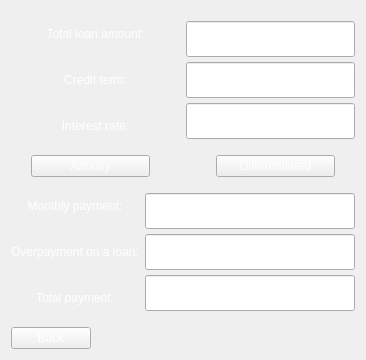
      <widget class="QWidget" name="page_credit">
       <property name="enabled">
        <bool>true</bool>
       </property>
       <layout class="QHBoxLayout" name="horizontalLayout_3">
        <item>
         <layout class="QVBoxLayout" name="verticalLayout_4" stretch="3,1,3,1">
          <item>
           <layout class="QHBoxLayout" name="horizontalLayout" stretch="1,1">
            <item>
             <layout class="QVBoxLayout" name="verticalLayout" stretch="1,1,1">
              <property name="spacing">
               <number>0</number>
              </property>
              <property name="sizeConstraint">
               <enum>QLayout::SetMaximumSize</enum>
              </property>
              <property name="leftMargin">
               <number>0</number>
              </property>
              <property name="topMargin">
               <number>0</number>
              </property>
              <property name="rightMargin">
               <number>0</number>
              </property>
              <property name="bottomMargin">
               <number>0</number>
              </property>
              <item>
               <widget class="QLabel" name="label_2">
                <property name="sizePolicy">
                 <sizepolicy hsizetype="Preferred" vsizetype="Preferred">
                  <horstretch>0</horstretch>
                  <verstretch>0</verstretch>
                 </sizepolicy>
                </property>
                <property name="styleSheet">
                 <string notr="true">font: italic 25pt &quot;Charter&quot;;

color: white;</string>
                </property>
                <property name="text">
                 <string>Total loan amount:</string>
                </property>
                <property name="alignment">
                 <set>Qt::AlignCenter</set>
                </property>
               </widget>
              </item>
              <item>
               <widget class="QLabel" name="label_3">
                <property name="sizePolicy">
                 <sizepolicy hsizetype="Preferred" vsizetype="Preferred">
                  <horstretch>0</horstretch>
                  <verstretch>0</verstretch>
                 </sizepolicy>
                </property>
                <property name="styleSheet">
                 <string notr="true">font: italic 25pt &quot;Charter&quot;;

color: white;</string>
                </property>
                <property name="text">
                 <string>Credit term:</string>
                </property>
                <property name="alignment">
                 <set>Qt::AlignCenter</set>
                </property>
               </widget>
              </item>
              <item>
               <widget class="QLabel" name="label_4">
                <property name="sizePolicy">
                 <sizepolicy hsizetype="Preferred" vsizetype="Preferred">
                  <horstretch>0</horstretch>
                  <verstretch>0</verstretch>
                 </sizepolicy>
                </property>
                <property name="styleSheet">
                 <string notr="true">font: italic 25pt &quot;Charter&quot;;

color: white;</string>
                </property>
                <property name="text">
                 <string>Interest rate:</string>
                </property>
                <property name="alignment">
                 <set>Qt::AlignCenter</set>
                </property>
               </widget>
              </item>
             </layout>
            </item>
            <item>
             <layout class="QVBoxLayout" name="verticalLayout_2" stretch="1,1,1">
              <property name="spacing">
               <number>5</number>
              </property>
              <property name="sizeConstraint">
               <enum>QLayout::SetMaximumSize</enum>
              </property>
              <property name="leftMargin">
               <number>0</number>
              </property>
              <property name="topMargin">
               <number>10</number>
              </property>
              <property name="rightMargin">
               <number>0</number>
              </property>
              <property name="bottomMargin">
               <number>10</number>
              </property>
              <item>
               <widget class="QLineEdit" name="lineEdit_totalamoutcredit">
                <property name="sizePolicy">
                 <sizepolicy hsizetype="Expanding" vsizetype="Preferred">
                  <horstretch>0</horstretch>
                  <verstretch>0</verstretch>
                 </sizepolicy>
                </property>
                <property name="styleSheet">
                 <string notr="true">font: 18pt;
color: white;</string>
                </property>
                <property name="text">
                 <string/>
                </property>
                <property name="alignment">
                 <set>Qt::AlignRight|Qt::AlignTrailing|Qt::AlignVCenter</set>
                </property>
               </widget>
              </item>
              <item>
               <widget class="QLineEdit" name="lineEdit_creditterm">
                <property name="sizePolicy">
                 <sizepolicy hsizetype="Expanding" vsizetype="Preferred">
                  <horstretch>0</horstretch>
                  <verstretch>0</verstretch>
                 </sizepolicy>
                </property>
                <property name="styleSheet">
                 <string notr="true">font: 18pt;
color: white;</string>
                </property>
                <property name="text">
                 <string/>
                </property>
                <property name="alignment">
                 <set>Qt::AlignRight|Qt::AlignTrailing|Qt::AlignVCenter</set>
                </property>
               </widget>
              </item>
              <item>
               <widget class="QLineEdit" name="lineEdit_intratecredit">
                <property name="sizePolicy">
                 <sizepolicy hsizetype="Expanding" vsizetype="Preferred">
                  <horstretch>0</horstretch>
                  <verstretch>0</verstretch>
                 </sizepolicy>
                </property>
                <property name="styleSheet">
                 <string notr="true">font: 18pt;
color: white;</string>
                </property>
                <property name="text">
                 <string/>
                </property>
                <property name="alignment">
                 <set>Qt::AlignRight|Qt::AlignTrailing|Qt::AlignVCenter</set>
                </property>
               </widget>
              </item>
             </layout>
            </item>
           </layout>
          </item>
          <item>
           <layout class="QHBoxLayout" name="horizontalLayout_5" stretch="2,1,2">
            <property name="leftMargin">
             <number>20</number>
            </property>
            <property name="rightMargin">
             <number>20</number>
            </property>
            <item>
             <widget class="QPushButton" name="pushButton_annuit">
              <property name="styleSheet">
               <string notr="true">font: italic 15pt &quot;Charter&quot;;
color: white;</string>
              </property>
              <property name="text">
               <string>Annuity</string>
              </property>
             </widget>
            </item>
            <item>
             <spacer name="horizontalSpacer_4">
              <property name="orientation">
               <enum>Qt::Horizontal</enum>
              </property>
              <property name="sizeHint" stdset="0">
               <size>
                <width>40</width>
                <height>20</height>
               </size>
              </property>
             </spacer>
            </item>
            <item>
             <widget class="QPushButton" name="pushButton_diff">
              <property name="styleSheet">
               <string notr="true">font: italic 15pt &quot;Charter&quot;;
color: white;</string>
              </property>
              <property name="text">
               <string>Differentiated</string>
              </property>
             </widget>
            </item>
           </layout>
          </item>
          <item>
           <layout class="QHBoxLayout" name="horizontalLayout_32" stretch="1,1">
            <item>
             <layout class="QVBoxLayout" name="verticalLayout_24" stretch="1,1,1">
              <property name="spacing">
               <number>0</number>
              </property>
              <item>
               <widget class="QLabel" name="label_19">
                <property name="sizePolicy">
                 <sizepolicy hsizetype="Preferred" vsizetype="Preferred">
                  <horstretch>0</horstretch>
                  <verstretch>0</verstretch>
                 </sizepolicy>
                </property>
                <property name="styleSheet">
                 <string notr="true">font: italic 25pt &quot;Charter&quot;;

color: white;</string>
                </property>
                <property name="text">
                 <string>Monthly payment:</string>
                </property>
                <property name="alignment">
                 <set>Qt::AlignCenter</set>
                </property>
               </widget>
              </item>
              <item>
               <widget class="QLabel" name="label_17">
                <property name="sizePolicy">
                 <sizepolicy hsizetype="Preferred" vsizetype="Preferred">
                  <horstretch>0</horstretch>
                  <verstretch>0</verstretch>
                 </sizepolicy>
                </property>
                <property name="styleSheet">
                 <string notr="true">font: italic 25pt &quot;Charter&quot;;

color: white;</string>
                </property>
                <property name="text">
                 <string>Overpayment on a loan:</string>
                </property>
                <property name="alignment">
                 <set>Qt::AlignCenter</set>
                </property>
               </widget>
              </item>
              <item>
               <widget class="QLabel" name="label_18">
                <property name="enabled">
                 <bool>false</bool>
                </property>
                <property name="sizePolicy">
                 <sizepolicy hsizetype="Preferred" vsizetype="Preferred">
                  <horstretch>0</horstretch>
                  <verstretch>0</verstretch>
                 </sizepolicy>
                </property>
                <property name="autoFillBackground">
                 <bool>false</bool>
                </property>
                <property name="styleSheet">
                 <string notr="true">font: italic 25pt &quot;Charter&quot;;

color: white;</string>
                </property>
                <property name="text">
                 <string>Total payment:</string>
                </property>
                <property name="alignment">
                 <set>Qt::AlignCenter</set>
                </property>
               </widget>
              </item>
             </layout>
            </item>
            <item>
             <layout class="QVBoxLayout" name="verticalLayout_23" stretch="1,1,1">
              <property name="spacing">
               <number>5</number>
              </property>
              <property name="topMargin">
               <number>10</number>
              </property>
              <property name="bottomMargin">
               <number>10</number>
              </property>
              <item>
               <widget class="QLineEdit" name="lineEdit_monthly">
                <property name="sizePolicy">
                 <sizepolicy hsizetype="Minimum" vsizetype="Preferred">
                  <horstretch>0</horstretch>
                  <verstretch>0</verstretch>
                 </sizepolicy>
                </property>
                <property name="styleSheet">
                 <string notr="true">font: 18pt;
color: white;</string>
                </property>
                <property name="text">
                 <string/>
                </property>
                <property name="alignment">
                 <set>Qt::AlignRight|Qt::AlignTrailing|Qt::AlignVCenter</set>
                </property>
               </widget>
              </item>
              <item>
               <widget class="QLineEdit" name="lineEdit_overpay">
                <property name="sizePolicy">
                 <sizepolicy hsizetype="Minimum" vsizetype="Preferred">
                  <horstretch>0</horstretch>
                  <verstretch>0</verstretch>
                 </sizepolicy>
                </property>
                <property name="styleSheet">
                 <string notr="true">font: 18pt;
color: white;</string>
                </property>
                <property name="text">
                 <string/>
                </property>
                <property name="alignment">
                 <set>Qt::AlignRight|Qt::AlignTrailing|Qt::AlignVCenter</set>
                </property>
               </widget>
              </item>
              <item>
               <widget class="QLineEdit" name="lineEdit_totalpaycredit">
                <property name="sizePolicy">
                 <sizepolicy hsizetype="Minimum" vsizetype="Preferred">
                  <horstretch>0</horstretch>
                  <verstretch>0</verstretch>
                 </sizepolicy>
                </property>
                <property name="styleSheet">
                 <string notr="true">font: 18pt;
color: white;</string>
                </property>
                <property name="text">
                 <string/>
                </property>
                <property name="alignment">
                 <set>Qt::AlignRight|Qt::AlignTrailing|Qt::AlignVCenter</set>
                </property>
               </widget>
              </item>
             </layout>
            </item>
           </layout>
          </item>
          <item>
           <layout class="QHBoxLayout" name="horizontalLayout_30">
            <item>
             <widget class="QPushButton" name="pushButton_backcredit">
              <property name="styleSheet">
               <string notr="true">font: italic 15pt &quot;Charter&quot;;
color: white;</string>
              </property>
              <property name="text">
               <string>Back</string>
              </property>
             </widget>
            </item>
            <item>
             <spacer name="horizontalSpacer_3">
              <property name="orientation">
               <enum>Qt::Horizontal</enum>
              </property>
              <property name="sizeHint" stdset="0">
               <size>
                <width>40</width>
                <height>20</height>
               </size>
              </property>
             </spacer>
            </item>
           </layout>
          </item>
         </layout>
        </item>
       </layout>
      </widget>
